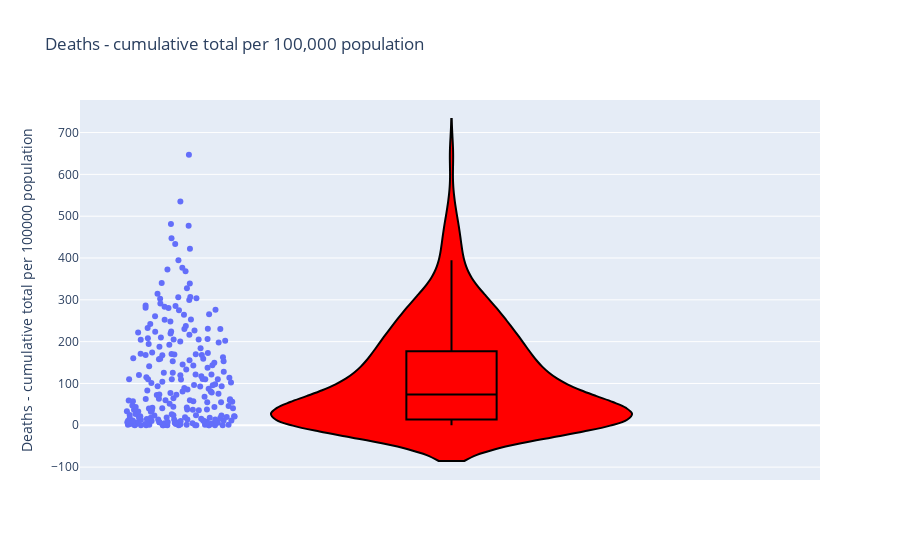

The cell this chart's notebook holds for it:
### Markdown cell above
![Cumulative%20cases%20per%20100000.png](attachment:Cumulative%20cases%20per%20100000.png)

### Code cell
fig = px.violin(df_covidstats['Deaths - cumulative total per 100000 population'], y="Deaths - cumulative total per 100000 population", box=True, points='all', title="Deaths - cumulative total per 100,000 population")
fig.update_traces(fillcolor='red', line_color='black', customdata=df_covidstats, hovertemplate ='%{customdata[0]}<br>%{customdata[8]}')
fig.show()

#Peru has the highest value data point for cumulative deaths per 100,000 (647.03).
#This is worth exploring further
#Most of the other data points are accumulated towards the lower end of the violin plot signifying that a large number of countries recorded relatively lower death rates than others.

### Figure 1 — Plotly figure (JSON) as saved in the notebook; plotly's stock layout.template omitted (floating-point values rounded to 4 significant figures; data arrays with more than 128 entries replaced by an {"elided": "..."} marker saying what was removed)
{"data": [{"alignmentgroup": "True", "box": {"visible": true}, "customdata": {"elided": "237x12 mixed values"}, "fillcolor": "red", "hovertemplate": "%{customdata[0]}<br>%{customdata[8]}", "legendgroup": "", "line": {"color": "black"}, "marker": {"color": "#636efa"}, "name": "", "offsetgroup": "", "orientation": "v", "points": "all", "scalegroup": "True", "showlegend": false, "type": "violin", "x0": " ", "xaxis": "x", "y": {"elided": "237 float values"}, "y0": " ", "yaxis": "y"}], "layout": {"legend": {"tracegroupgap": 0}, "title": {"text": "Deaths - cumulative total per 100,000 population"}, "violinmode": "group", "xaxis": {"anchor": "y", "domain": [0, 1]}, "yaxis": {"anchor": "x", "domain": [0, 1], "title": {"text": "Deaths - cumulative total per 100000 population"}}}}
